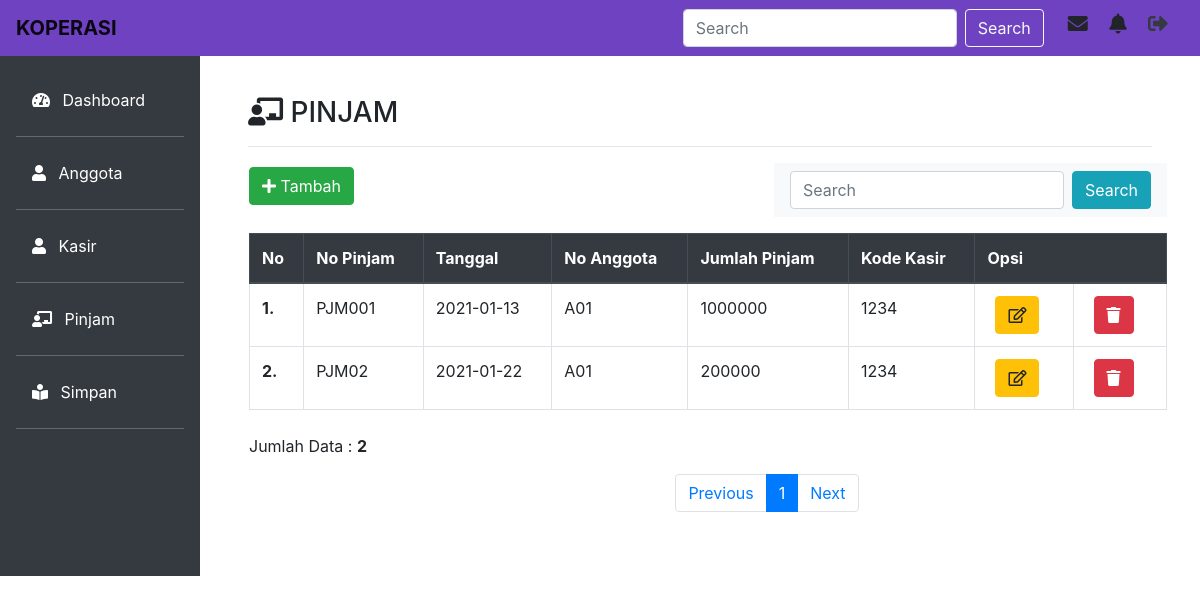
Page /pinjam/index.php on the committed database.
### tables this page shows
CREATE TABLE IF NOT EXISTS `tbl_pinjam` (
  `no_pinjam` char(10) NOT NULL,
  `tanggal` date NOT NULL,
  `no_anggota` char(10) NOT NULL,
  `jml_pinjam` int(11) NOT NULL,
  `kode_kasir` char(10) NOT NULL
);

### pinjam/index.php (the view, shortened to what this page needs)
<!doctype html>
<html lang="en">
  <head>
    <link rel="stylesheet" href="https://cdn.jsdelivr.net/npm/bootstrap@4.6.0/dist/css/bootstrap.min.css">
    <link rel="stylesheet" type="text/css" href="../assets/fontawesome-free/css/all.min.css">
  </head>
  <body>
    <nav class="navbar navbar-expand-lg navbar-light fixed-top" style="background-color: #6f42c1;">
      <a class="navbar-brand" href="#">
        <b>KOPERASI</b>
      </a>
      <form class="form-inline my-2 my-lg-0 ml-auto">
        <input class="form-control mr-sm-2" type="search" placeholder="Search" aria-label="Search">
        <button class="btn btn-outline-light my-2 my-sm-0" type="submit">Search</button>
      </form>
      <div class="icon ml-4">
        <h5>
          <i class="fas fa-envelope mr-3" data-toggle="tooltip" title="Inbox"></i>
          <i class="fas fa-bell mr-3" data-toggle="tooltip" title="Notification"></i>
          <a href="../logout.php"><i class="fas fa-sign-out-alt mr-3 text-dark" data-toggle="tooltip" title="Log Out"></i></a>
        </h5>
      </div>
    </nav>
    <div class="row no-gutters mt-5">
      <div class="col-md-2 bg-dark mt-2 pr-3 pt-4">
        <ul class="nav flex-column ml-3 mb-5">
          <li class="nav-item">
            <a class="nav-link active text-white" href="../dashboard.php"><i class="fas fa-tachometer-alt mr-2"></i> Dashboard</a><hr class="bg-secondary">
          </li>
          <li class="nav-item">
            <a class="nav-link text-white" href="../anggota/index.php"><i class="fas fa-user mr-2"></i> Anggota</a><hr class="bg-secondary">
          </li>
          <li class="nav-item">
            <a class="nav-link text-white" href="../kasir/index.php"><i class="fas fa-user mr-2"></i> Kasir</a><hr class="bg-secondary">
          </li>
          <li class="nav-item">
            <a class="nav-link text-white" href="index.php"><i class="fas fa-chalkboard-teacher mr-2"></i> Pinjam</a><hr class="bg-secondary">
          </li>
          <li class="nav-item">
            <a class="nav-link text-white" href="../simpan/index.php"><i class="fas fa-book-reader mr-2"></i> Simpan</a><hr class="bg-secondary">
          </li>
        </ul>
      </div>
      <div class="col-md-10 p-5 pt-4">
        <h3><i class="fas fa-chalkboard-teacher"></i> PINJAM</h3><hr>
        <div class="row">
          <div class="button-tambah ml-3 mt-1">
            <a class="btn btn-success" href="tambah.php" role="button"><i class="fas fa-plus"></i> Tambah</a>
          </div>
          <nav class="navbar navbar-light bg-light ml-auto">
            <form class="form-inline" action="" method="post">
              <input class="form-control mr-sm-2" type="text" placeholder="Search" aria-label="Search" name="cari">
              <button class="btn btn-info" type="submit">Search</button>
            </form>
          </nav>
          <div class="table-responsive mt-3 ml-3">
            <table class="table table-bordered">
              <thead class="thead-dark">
                <tr>
                  <th scope="col">No</th>
                  <th scope="col">No Pinjam</th>
                  <th scope="col">Tanggal</th>
                  <th scope="col">No Anggota</th>
                  <th scope="col">Jumlah Pinjam</th>
                  <th scope="col">Kode Kasir</th>
                  <th colspan="2" scope="col">Opsi</th>
                </tr>
              </thead>
              <tbody>
                <?php
                include '../koneksi.php';
                $batas = 5;
                $hal = @$_GET['hal'];
                if(empty($hal)){
                  $posisi = 0;
                  $hal = 1;
                } else {
                  $posisi = ($hal - 1) * $batas;
                }
                $no = 1;
                if($_SERVER['REQUEST_METHOD'] == "POST") {
                  $cari = trim(mysqli_real_escape_string($con, $_POST['cari']));
                  if($cari != ''){
                    $sql = "SELECT * FROM tbl_pinjam where tanggal like '%$cari%'";
                    $query = $sql;
                    $queryJml = $sql;
                  } else {
                    $query = "SELECT * FROM tbl_pinjam LIMIT $posisi, $batas";
                    $queryJml = "SELECT * FROM tbl_pinjam";
                    $no = $posisi + 1;
                  }
                } else {
                  $query = "SELECT * FROM tbl_pinjam LIMIT $posisi, $batas";
                  $queryJml = "SELECT * FROM tbl_pinjam";
                  $no = $posisi + 1;
                }
                $prev = $hal - 1;
                $next = $hal + 1;
                $sql_pinjam = mysqli_query($con, $query) or die (mysqli_error($con));
                if(mysqli_num_rows($sql_pinjam) > 0){
                  while($d = mysqli_fetch_array($sql_pinjam)) { ?>
                <tr>
                  <th scope="row"><?php echo $no++; ?>.</th>
                  <td><?php echo $d['no_pinjam']; ?></td>
                  <td><?php echo $d['tanggal']; ?></td>
                  <td><?php echo $d['no_anggota']; ?></td>
                  <td><?php echo $d['jml_pinjam']; ?></td>
                  <td><?php echo $d['kode_kasir']; ?></td>
                  <td>
                    <a class="btn btn-warning ml-2 mr-2" href="edit.php?no=<?php echo $d['no_pinjam']; ?>" role="button"><i class="far fa-edit"></i></a>
                  </td>
                  <td>
                    <a class="btn btn-danger ml-2 mr-2" href="hapus.php?no=<?php echo $d['no_pinjam']; ?>" role="button"><i class="fas fa-trash"></i></a>
                  </td>
                </tr>
                <?php
                  }
                } else {
                  echo "<tr><td colspan=\"13\" align=\"center\">Data tidak ditemukan</td></tr>";
                }
                ?>
              </tbody>
            </table>
          </div>
          <?php
          if(isset($_POST['cari'])) {
            echo "<div class=\"cr ml-3\" style=\"float:left;\">";
              $jml = mysqli_num_rows(mysqli_query($con, $queryJml));
              echo "Data Hasil Pencarian : <b>$jml</b>";
              echo "</div>";
          } else {
          ?>
            <div class="pg ml-3 pt-2" style="float:left;">
              <?php
              $jml = mysqli_num_rows(mysqli_query($con, $queryJml));
              echo "Jumlah Data : <b>$jml</b>";
              ?>
            </div>
            <div class="page mt-5 mx-auto">
              <nav aria-label="Page navigation example">
                <ul class="pagination justify-content-center">
                  <li class="page-item">
                    <a class="page-link" <?php if($hal > 1){ echo "href='?hal=$prev'"; } ?> tabindex="-1" aria-disabled="true">Previous</a>
                  </li>
                  <?php
                  $jml_hal = ceil($jml / $batas);
                  for($x=1;$x<=$jml_hal;$x++) {
                    if ($x != $hal) {
                  ?>
                  <li class="page-item"><a class="page-link" href="?hal=<?php echo $x ?>"><?php echo $x; ?></a></li>
                  <?php
                  }
                  else {
                  ?>
                  <li class="page-item active"><a class="page-link"><?php echo $x; ?></a></li>
                  <?php } } ?>
                  <li class="page-item">
                    <a class="page-link" <?php if($hal < $jml_hal) { echo "href='?hal=$next'"; } ?>>Next</a>
                  </li>
                </ul>
              </nav>
            </div>
          <?php } ?>
        </div>
      </div>
    </div>
  </body>
</html>

### rows in the picture
tbl_pinjam: no_pinjam "PJM001", tanggal "2021-01-13", no_anggota "A01", jml_pinjam "1000000", kode_kasir "1234"
tbl_pinjam: no_pinjam "PJM02", tanggal "2021-01-22", no_anggota "A01", jml_pinjam "200000", kode_kasir "1234"

### other values in the picture
$jml "2"
